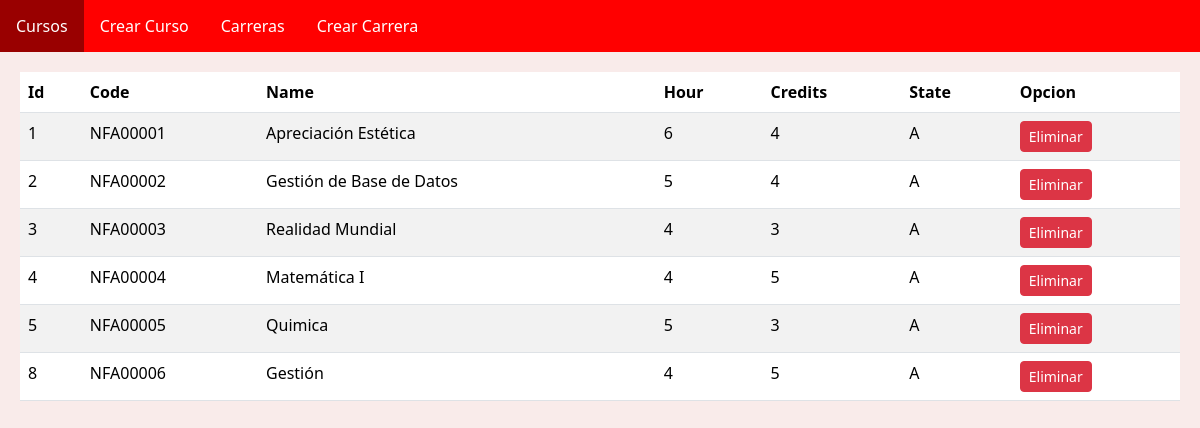
The page /mi_aplicacion/cursos/ on the database its author committed.
### mi_aplicacion/models.py (models this page shows)
class Course(models.Model):
    idcourse = models.BigAutoField(primary_key=True)
    code = models.CharField(max_length=8)
    name = models.CharField(max_length=30)
    hour = models.PositiveSmallIntegerField()
    credits = models.PositiveSmallIntegerField()
    state = models.CharField(max_length=1)

### mi_aplicacion/views.py (the view)
# urls.py: path('cursos/', cursos, name='cursos'),
def cursos(request):
    cursosListado = Course.objects.all()
    return render(request, 'cursos.html', {"curso": cursosListado})

### mi_aplicacion/templates/cursos.html
{% extends 'base.html' %}
{% block content %}
        <table class="table table-striped">
            <thead>
                <tr>
                    <th>Id</th>
                    <th>Code</th>
                    <th>Name</th>
                    <th>Hour</th>
                    <th>Credits</th>
                    <th>State</th>
                    <th>Opcion</th>
                </tr>
            </thead>
            <tbody>
                {% for c in curso %}
                <tr>
                    <td>{{ c.idcourse }}</td>
                    <td>{{ c.code }}</td>
                    <td>{{ c.name }}</td>
                    <td>{{ c.hour }}</td>
                    <td>{{ c.credits }}</td>
                    <td>{{ c.state }}</td>
                    <td><a href="{% url 'eliminar_curso' idcourse=c.idcourse %}" class="btn btn-sm btn-block btn-danger">Eliminar</a></td>
                </tr>
                {% endfor %}
            </tbody>
        </table>
{% endblock %}

### mi_aplicacion/templates/base.html (shortened to what this page needs)
{% load static %}
<!DOCTYPE html>
<html lang="es">
<head>
    <link rel="stylesheet" href="{% static 'mi_aplicacion/styles.css' %}">
    <link href="https://cdn.jsdelivr.net/npm/bootstrap@5.3.2/dist/css/bootstrap.min.css" rel="stylesheet">
</head>
<body style="background-color: #F9EBEA;">
    <div class="menu">
        <ul>
            <li><a href="{% url 'cursos' %}">Cursos</a></li>
            <li><a href="{% url 'crear_curso' %}">Crear Curso</a></li>
            <li><a href="{% url 'carreras' %}">Carreras</a></li>
            <li><a href="{% url 'crear_carrera' %}">Crear Carrera</a></li>
        </ul>
    </div>
    <div class="content">
        {% block content %}{% endblock %}
    </div>
</body>
</html>

### mi_aplicacion/static/mi_aplicacion/styles.css (style rules this page uses)
body { font-family: 'Arial', sans-serif; margin: 0; padding: 0; }
.menu { background-color: #FF0000; overflow: hidden; }
.menu ul { list-style-type: none; margin: 0; padding: 0; overflow: hidden; }
.menu li { float: left; }
.menu a { display: block; color: white; text-align: center; padding: 14px 16px; text-decoration: none; }
.content { padding: 20px; }

### rows shown on the page
Course: idcourse "1", code "NFA00001", name "Apreciación Estética", hour "6", credits "4", state "A"
Course: idcourse "2", code "NFA00002", name "Gestión de Base de Datos", hour "5", credits "4", state "A"
Course: idcourse "3", code "NFA00003", name "Realidad Mundial", hour "4", credits "3", state "A"
Course: idcourse "4", code "NFA00004", name "Matemática I", hour "4", credits "5", state "A"
Course: idcourse "5", code "NFA00005", name "Quimica", hour "5", credits "3", state "A"
Course: idcourse "8", code "NFA00006", name "Gestión", hour "4", credits "5", state "A"
